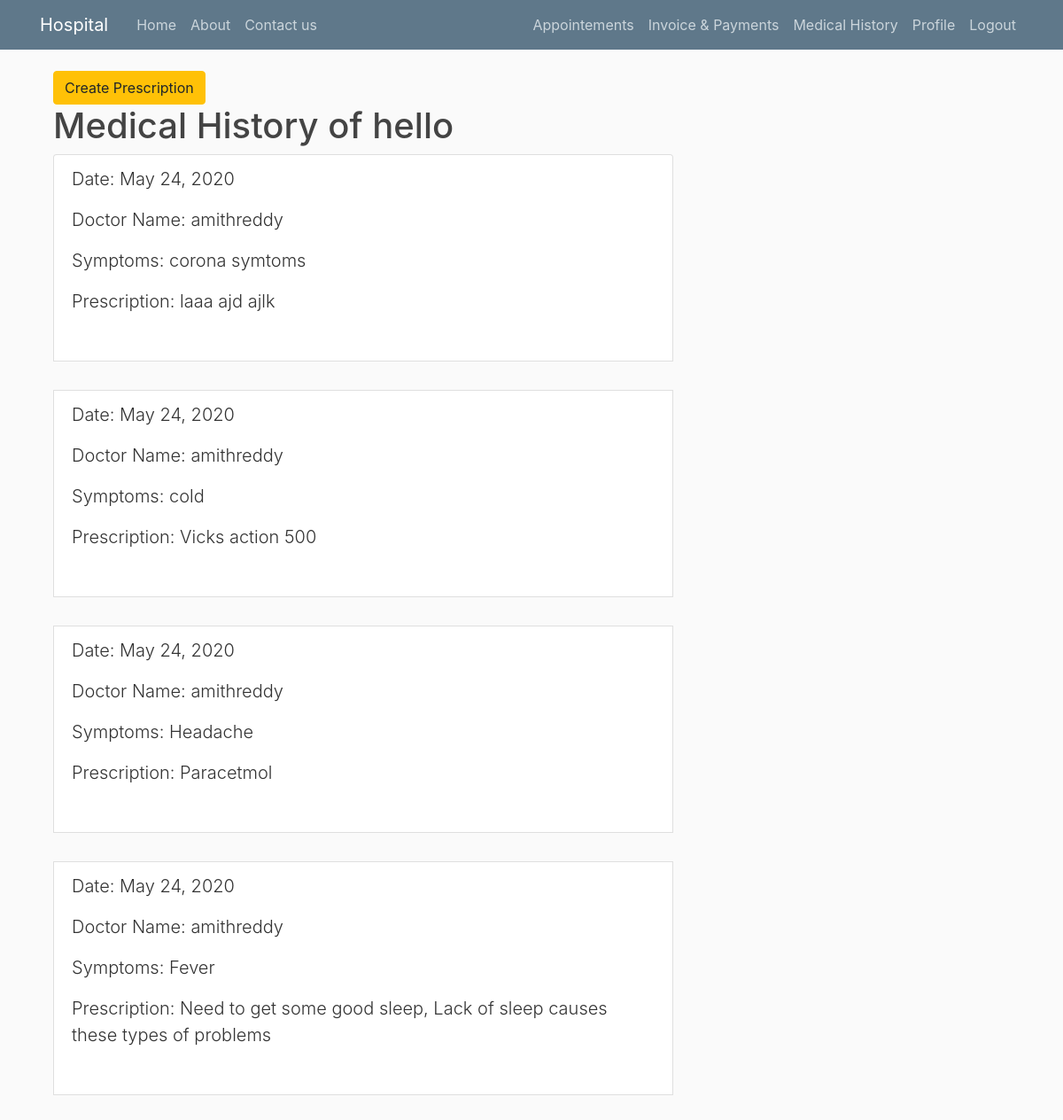
/accounts/med-history/patient/ (signed in), run on the app's committed database.
### accounts/models.py (models this page shows, shortened)
class MedicalHistory(models.Model):
    date =models.DateField(auto_now_add = True)
    symptoms= models.TextField()
    doctor_name= models.ForeignKey(User ,related_name='medical_doctor',on_delete=models.CASCADE)
    patient_name=models.ForeignKey(User,related_name='medical_patient',on_delete=models.CASCADE)
    prescription=models.TextField(max_length=1000)

### accounts/views.py (the view)
# urls.py: path('med-history/<str:type>/',user_views.medical_history,name='medical'),
@login_required
def medical_history(request,type):
    if type== "patient":
        data =MedicalHistory.objects.filter(patient_name=request.user).order_by('-date','-id')
    else:
        data=MedicalHistory.objects.filter(doctor_name=request.user).order_by('-date','-id')
    return render(request,'accounts/medical_history.html',{'data':data,'type':type})

### accounts/templates/accounts/medical_history.html (shortened to what this page needs)
{% extends "accounts/base.html" %}
{% block content %}
    <div class="container">
        <a href="{% url 'prescription-create' %}" class="btn btn-warning">Create Prescription</a>
        <h1>{% if type == 'patient' %}
            Medical History of {{user.username}}
            {% else %}
            <p>Prescription of {{user.username}}</p>
            {% endif%}</h1>
        <ul class="list-group">
            {% for i in data %}
                <li class="list-group-item">
                    <p class="lead">Date: {{i.date}}</p>
                    {% if type == 'patient' %}
                    <p class="lead"> Doctor Name: {{i.doctor_name}}</p>
                    {% else %}
                    <p>Patient Name: {{i.patient_name}}</p>
                    {% endif%}
                    <p class="lead">Symptoms: {{i.symptoms}}</p>
                    <p class="lead">Prescription: {{i.prescription}}</p><br>
                </li>
            {% endfor %}
        </ul>
    </div>
{% endblock content %}

### accounts/static/accounts/styles.css (style rules this page uses)
body { background: #fafafa; color: #333333; margin-top: 5rem; }
h1, h2, h3, h4, h5, h6 { color: #444444; }
ul { margin: 0; }

### data on the page
MedicalHistory: date "May 24, 2020", doctor_name "amithreddy", symptoms "corona symtoms", prescription "laaa ajd ajlk"
MedicalHistory: date "May 24, 2020", doctor_name "amithreddy", symptoms "cold", prescription "Vicks action 500"
MedicalHistory: date "May 24, 2020", doctor_name "amithreddy", symptoms "Headache", prescription "Paracetmol"
MedicalHistory: date "May 24, 2020", doctor_name "amithreddy", symptoms "Fever", prescription "Need to get some good sleep, Lack of sleep causes these types of problems"

### other printed values
{{ user.username }} "hello"
